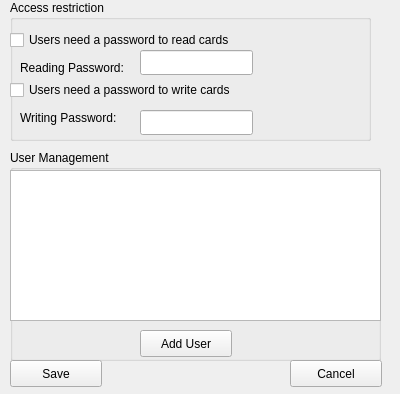
<?xml version="1.0" encoding="UTF-8"?>
<ui version="4.0">
 <class>Form</class>
 <widget class="QWidget" name="Form">
  <property name="geometry">
   <rect>
    <x>0</x>
    <y>0</y>
    <width>400</width>
    <height>394</height>
   </rect>
  </property>
  <property name="windowTitle">
   <string>Deck Settings</string>
  </property>
  <widget class="QGroupBox" name="groupBox">
   <property name="geometry">
    <rect>
     <x>10</x>
     <y>0</y>
     <width>361</width>
     <height>141</height>
    </rect>
   </property>
   <property name="title">
    <string>Access restriction</string>
   </property>
   <widget class="QCheckBox" name="ChecKBoxReadPassword">
    <property name="geometry">
     <rect>
      <x>0</x>
      <y>30</y>
      <width>271</width>
      <height>20</height>
     </rect>
    </property>
    <property name="text">
     <string>Users need a password to read cards</string>
    </property>
   </widget>
   <widget class="QLabel" name="label">
    <property name="geometry">
     <rect>
      <x>10</x>
      <y>60</y>
      <width>131</width>
      <height>16</height>
     </rect>
    </property>
    <property name="text">
     <string>Reading Password:</string>
    </property>
   </widget>
   <widget class="QLineEdit" name="InputReadingPassword">
    <property name="geometry">
     <rect>
      <x>130</x>
      <y>50</y>
      <width>113</width>
      <height>25</height>
     </rect>
    </property>
   </widget>
   <widget class="QCheckBox" name="CheckBoxWritePassword">
    <property name="geometry">
     <rect>
      <x>0</x>
      <y>80</y>
      <width>271</width>
      <height>20</height>
     </rect>
    </property>
    <property name="text">
     <string>Users need a password to write cards</string>
    </property>
   </widget>
   <widget class="QLabel" name="label_2">
    <property name="geometry">
     <rect>
      <x>10</x>
      <y>110</y>
      <width>141</width>
      <height>16</height>
     </rect>
    </property>
    <property name="text">
     <string>Writing Password:</string>
    </property>
   </widget>
   <widget class="QLineEdit" name="InputWritPassword">
    <property name="geometry">
     <rect>
      <x>130</x>
      <y>110</y>
      <width>113</width>
      <height>25</height>
     </rect>
    </property>
   </widget>
  </widget>
  <widget class="QGroupBox" name="UserManagement">
   <property name="geometry">
    <rect>
     <x>10</x>
     <y>150</y>
     <width>371</width>
     <height>211</height>
    </rect>
   </property>
   <property name="title">
    <string>User Management</string>
   </property>
   <widget class="QTableWidget" name="tableWidget">
    <property name="geometry">
     <rect>
      <x>0</x>
      <y>20</y>
      <width>371</width>
      <height>151</height>
     </rect>
    </property>
   </widget>
   <widget class="QPushButton" name="AddUser">
    <property name="geometry">
     <rect>
      <x>130</x>
      <y>180</y>
      <width>92</width>
      <height>27</height>
     </rect>
    </property>
    <property name="text">
     <string>Add User</string>
    </property>
   </widget>
  </widget>
  <widget class="QPushButton" name="Cancel">
   <property name="geometry">
    <rect>
     <x>290</x>
     <y>360</y>
     <width>92</width>
     <height>27</height>
    </rect>
   </property>
   <property name="text">
    <string>Cancel</string>
   </property>
  </widget>
  <widget class="QPushButton" name="Save">
   <property name="geometry">
    <rect>
     <x>10</x>
     <y>360</y>
     <width>92</width>
     <height>27</height>
    </rect>
   </property>
   <property name="text">
    <string>Save</string>
   </property>
  </widget>
 </widget>
 <resources/>
 <connections/>
</ui>
